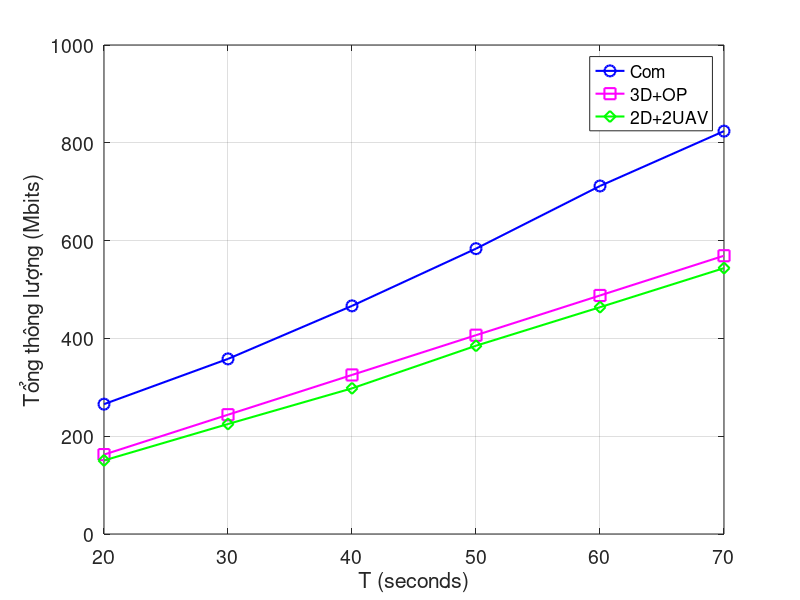

MATLAB code for this plot:
x = [20 30 40 50 60 70];
y1 = [265.519721 358.098904 466.523414 583.54726 711.69559 823.875742];
y2 = [162.363598 243.92355 325.27938 406.546632 487.796664 569.051344];
y3 = [150.429209 224.917392 297.857950 384.985574 463.791331 543.710646];
% y4 = [232.210036 350.091738 454.185028 572.022912 700.179668 816.884022];


figure(2)
hold on
plot(x, y1,'bo-','MarkerSize',8,'LineWidth',1.5);
hold on
plot(x, y2,'ms-','MarkerSize',8,'LineWidth',1.5);
hold on
plot(x, y3,'gd-','MarkerSize',8,'LineWidth',1.5);
% hold on
% plot(x, y4,'gd-','MarkerSize',8,'LineWidth',1.5);

xlabel('T (seconds)');
% ylabel('Total Throughput (Mbits)');
ylabel('Tổng thông lượng (Mbits)');
legend('Com','3D+OP','2D+2UAV');
% legend('Com','3D+OP','2D+2UAV','3D+2UAV');
grid on
box on
set(gca,'FontSize',14)